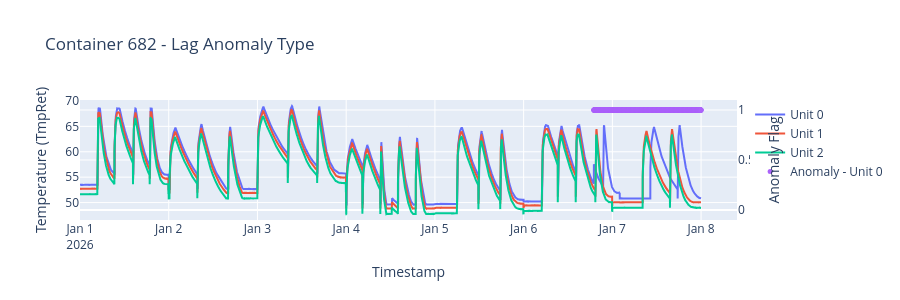
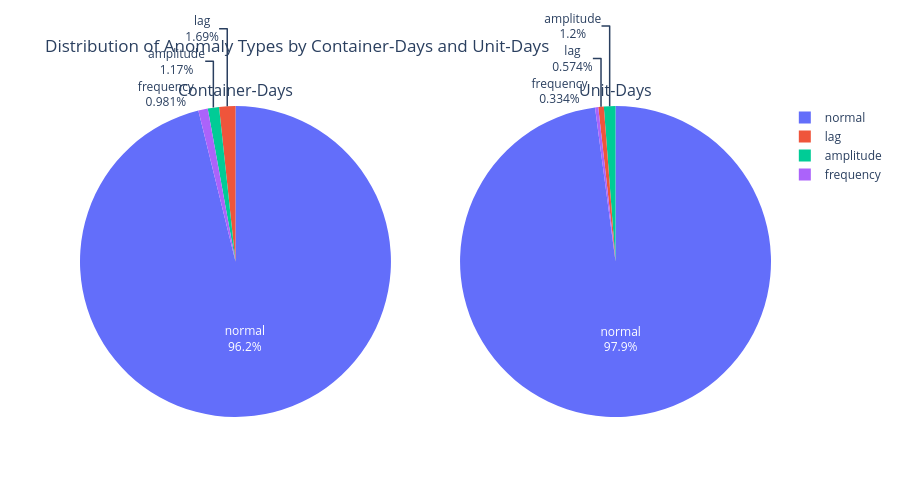

Write notebook code for charts like these, in order.
### Markdown cell above
## Load Data

### Code cell
hvac_dataset = pd.read_parquet(Path("../datasets/hvac_anomalies_v021226.parquet"))

fig1 = vis.plot_container_anomaly_timeseries(hvac_dataset, anomaly_type="lag", num_containers=1)
fig1.show()

fig2 = vis.plot_anomaly_type_distribution(hvac_dataset)
fig2.show()

### Figure 1 — Plotly figure (JSON) as saved in the notebook; plotly's stock layout.template omitted (floating-point values rounded to 4 significant figures; data arrays with more than 128 entries replaced by an {"elided": "..."} marker saying what was removed)
{"data": [{"mode": "lines", "name": "Unit 0", "type": "scatter", "x": {"elided": "10080 str values"}, "y": {"elided": "10080 float values"}, "yaxis": "y"}, {"mode": "lines", "name": "Unit 1", "type": "scatter", "x": {"elided": "10080 str values"}, "y": {"elided": "10080 float values"}, "yaxis": "y"}, {"mode": "lines", "name": "Unit 2", "type": "scatter", "x": {"elided": "10080 str values"}, "y": {"elided": "10080 float values"}, "yaxis": "y"}, {"marker": {"size": 5}, "mode": "markers", "name": "Anomaly - Unit 0", "type": "scatter", "x": {"elided": "1740 str values"}, "y": {"elided": "1740 int values"}, "yaxis": "y2"}, {"marker": {"size": 5}, "mode": "markers", "name": "Anomaly - Unit 1", "type": "scatter", "x": [], "y": [], "yaxis": "y2"}, {"marker": {"size": 5}, "mode": "markers", "name": "Anomaly - Unit 2", "type": "scatter", "x": [], "y": [], "yaxis": "y2"}], "layout": {"height": 300, "hovermode": "x unified", "title": {"text": "Container 682 - Lag Anomaly Type"}, "xaxis": {"title": {"text": "Timestamp"}}, "yaxis": {"side": "left", "title": {"text": "Temperature (TmpRet)"}}, "yaxis2": {"overlaying": "y", "range": [-0.1, 1.1], "side": "right", "title": {"text": "Anomaly Flag"}}}}

### Figure 2 — Plotly figure (JSON) as saved in the notebook; plotly's stock layout.template omitted (floating-point values rounded to 4 significant figures)
{"data": [{"domain": {"x": [0, 0.45], "y": [0, 1]}, "hovertemplate": "<b>%{label}</b><br>Container-Days: %{value}<br>Percentage: %{percent}<extra></extra>", "labels": ["amplitude", "frequency", "lag", "normal"], "name": "Container-Days", "textinfo": "label+percent", "type": "pie", "values": [85, 71, 122, 6962]}, {"domain": {"x": [0.55, 1], "y": [0, 1]}, "hovertemplate": "<b>%{label}</b><br>Unit-Days: %{value}<br>Percentage: %{percent}<extra></extra>", "labels": ["amplitude", "frequency", "lag", "normal"], "name": "Unit-Days", "textinfo": "label+percent", "type": "pie", "values": [255, 71, 122, 20799]}], "layout": {"annotations": [{"font": {"size": 16}, "showarrow": false, "text": "Container-Days", "x": 0.225, "xanchor": "center", "xref": "paper", "y": 1, "yanchor": "bottom", "yref": "paper"}, {"font": {"size": 16}, "showarrow": false, "text": "Unit-Days", "x": 0.775, "xanchor": "center", "xref": "paper", "y": 1, "yanchor": "bottom", "yref": "paper"}], "height": 500, "title": {"text": "Distribution of Anomaly Types by Container-Days and Unit-Days"}}}
